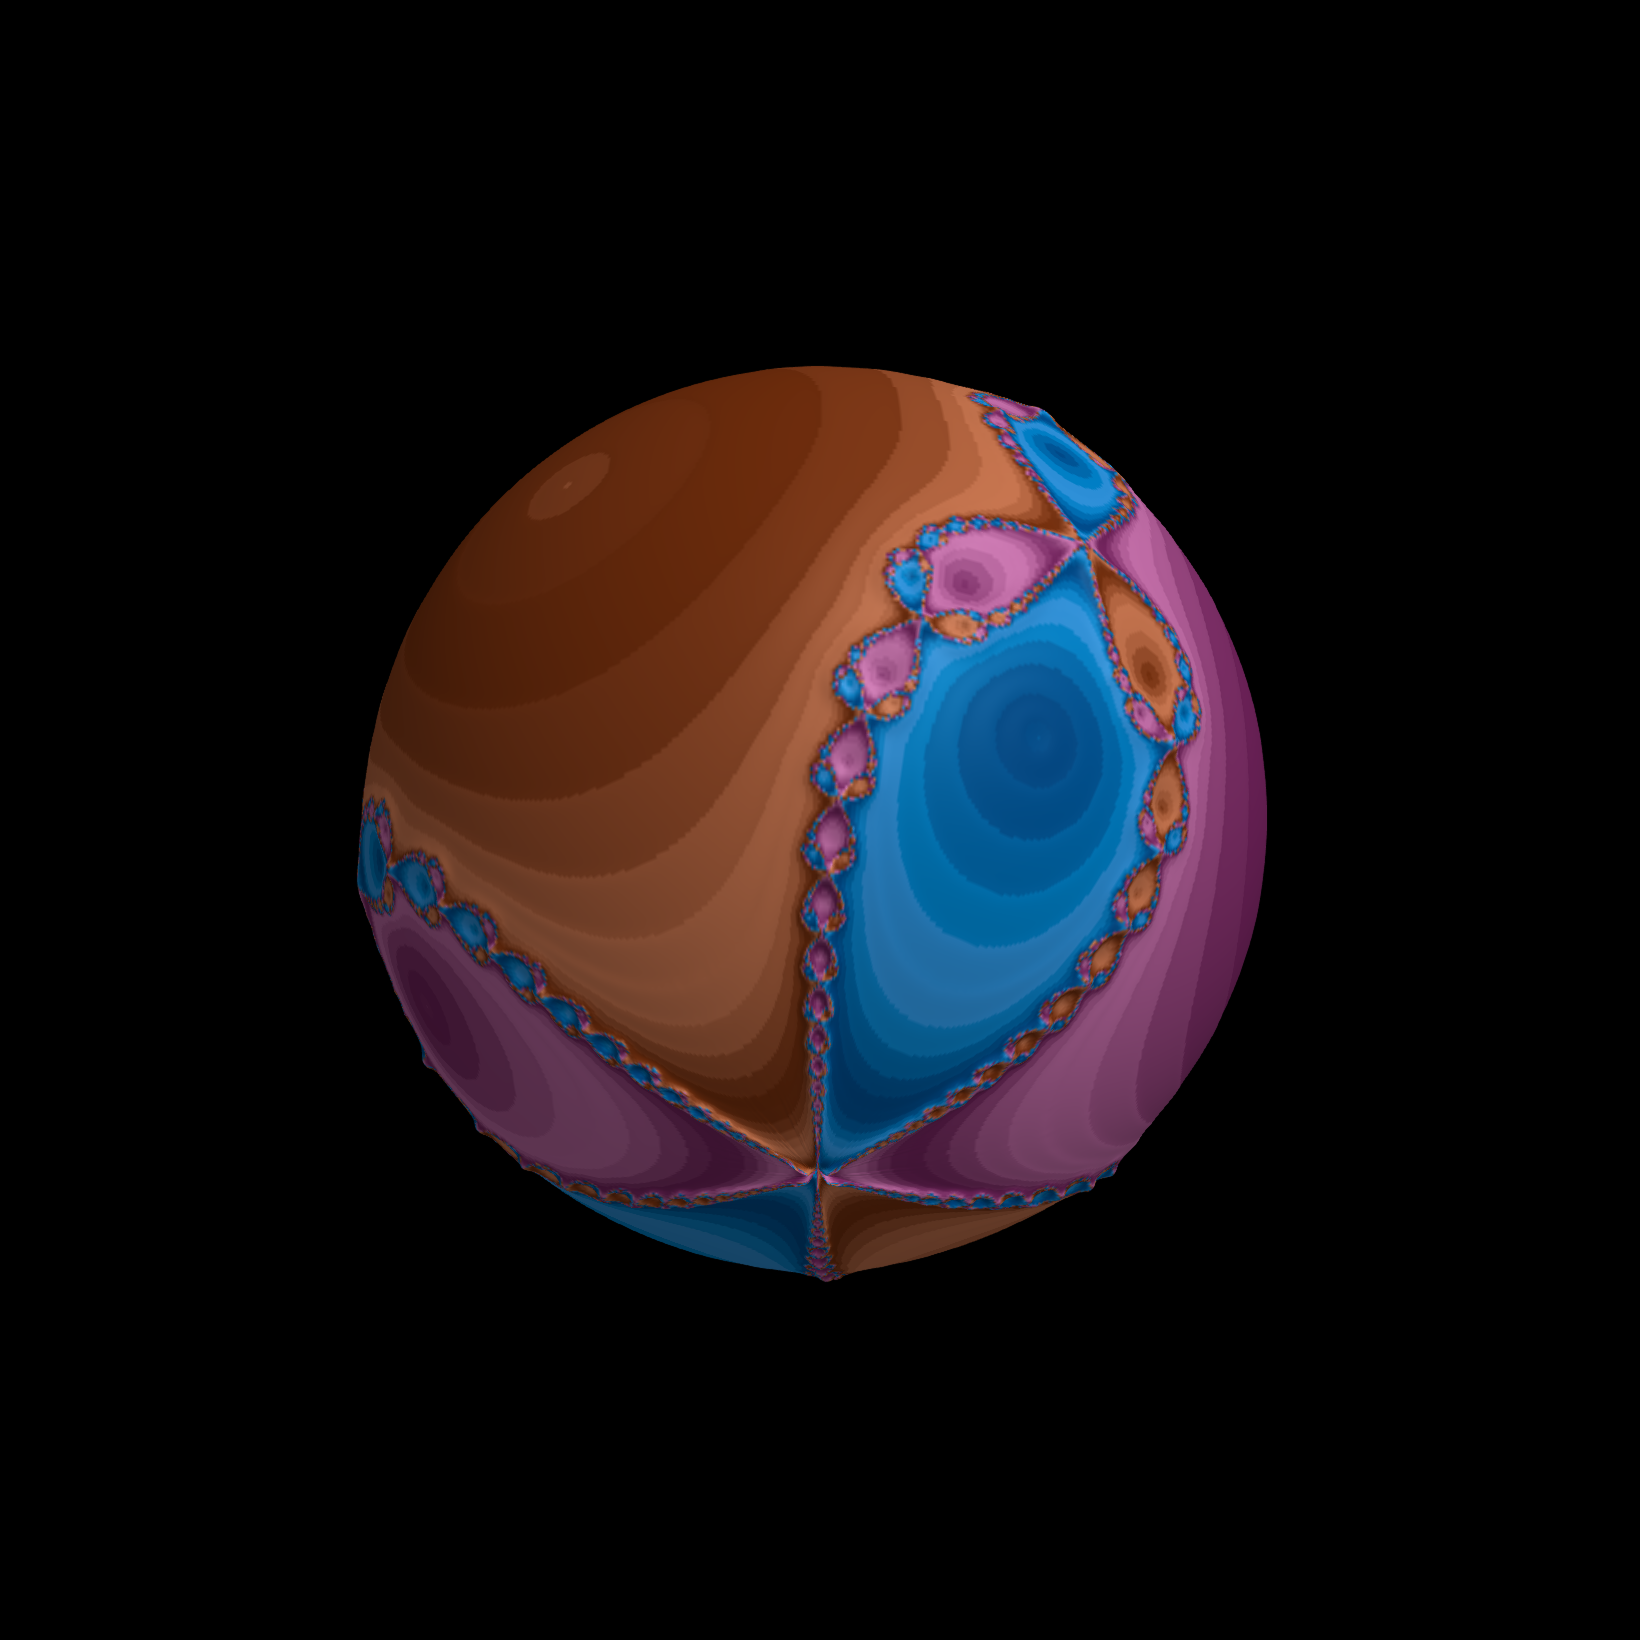

The Julia source for this figure:
# ─────────────────────────────────────────────────────────────────────────────
# relief_sphere.jl
# Genera docs/figures/relief_sphere.png
# Relieve 3D sobre la esfera de Riemann para Newton z³ − 1
#
# Uso:  julia --project relief_sphere.jl
# ─────────────────────────────────────────────────────────────────────────────

using RiemannBasins
using GLMakie
using Colors

# Newton z³ − 1 :  f(z) = (2z³ + 1) / (3z²)
# Coeficientes en orden ascendente: [a₀, a₁, ..., aₙ]
num = complex([1.0, 0.0, 0.0, 2.0])   # 1 + 0z + 0z² + 2z³
den = complex([0.0, 0.0, 3.0])        # 0 + 0z + 3z²

fig = basin_sphere_portrait_3d(num, den;
    ntheta       = 500,
    nphi         = 1000,
    inverted     = true,       # frontera fractal = protuberancia
    relief_scale = 0.12,
    smooth_z     = 2.0,
    bands        = 6.0,
    camera_angle = (30.0, -50.0),  # elevación negativa → polo sur visible
    cam_dist     = 2.2,            # distancia cámara: menor = esfera más grande
    px_per_unit  = 2,
    show_plot    = false,
    savepath     = joinpath(@__DIR__, "relief_sphere.png"))

@info "Guardado: docs/figures/relief_sphere.png"
